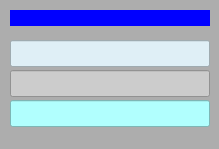
<?xml version="1.0" encoding="UTF-8"?>
<ui version="4.0">
 <class>Form</class>
 <widget class="QWidget" name="Form">
  <property name="geometry">
   <rect>
    <x>0</x>
    <y>0</y>
    <width>219</width>
    <height>149</height>
   </rect>
  </property>
  <property name="windowTitle">
   <string>Form</string>
  </property>
  <property name="styleSheet">
   <string notr="true">background-color: rgb(173, 173, 173);</string>
  </property>
  <widget class="PyDMLabel" name="PyDMLabel">
   <property name="geometry">
    <rect>
     <x>10</x>
     <y>10</y>
     <width>200</width>
     <height>16</height>
    </rect>
   </property>
   <property name="toolTip">
    <string/>
   </property>
   <property name="whatsThis">
    <string/>
   </property>
   <property name="styleSheet">
    <string notr="true">background-color: rgb(0, 0, 255);
color: rgb(255, 255, 255);</string>
   </property>
   <property name="alignment">
    <set>Qt::AlignCenter</set>
   </property>
   <property name="channel" stdset="0">
    <string>ca://${P}${M}.NAME</string>
   </property>
  </widget>
  <widget class="PyDMLineEdit" name="PyDMLineEdit">
   <property name="geometry">
    <rect>
     <x>10</x>
     <y>40</y>
     <width>200</width>
     <height>27</height>
    </rect>
   </property>
   <property name="toolTip">
    <string/>
   </property>
   <property name="whatsThis">
    <string/>
   </property>
   <property name="styleSheet">
    <string notr="true">background-color: rgb(223, 239, 246);</string>
   </property>
   <property name="alignment">
    <set>Qt::AlignCenter</set>
   </property>
   <property name="channel" stdset="0">
    <string>ca://${P}${M}.DESC</string>
   </property>
  </widget>
  <widget class="PyDMLineEdit" name="PyDMLineEdit_2">
   <property name="geometry">
    <rect>
     <x>10</x>
     <y>70</y>
     <width>200</width>
     <height>27</height>
    </rect>
   </property>
   <property name="toolTip">
    <string/>
   </property>
   <property name="whatsThis">
    <string/>
   </property>
   <property name="styleSheet">
    <string notr="true">background-color: rgb(204, 204, 204);</string>
   </property>
   <property name="alignment">
    <set>Qt::AlignCenter</set>
   </property>
   <property name="readOnly">
    <bool>true</bool>
   </property>
   <property name="showUnits" stdset="0">
    <bool>true</bool>
   </property>
   <property name="channel" stdset="0">
    <string>ca://${P}${M}.RBV</string>
   </property>
   <property name="displayFormat" stdset="0">
    <enum>PyDMLineEdit::Decimal</enum>
   </property>
  </widget>
  <widget class="PyDMLineEdit" name="PyDMLineEdit_3">
   <property name="geometry">
    <rect>
     <x>10</x>
     <y>100</y>
     <width>200</width>
     <height>27</height>
    </rect>
   </property>
   <property name="toolTip">
    <string/>
   </property>
   <property name="whatsThis">
    <string/>
   </property>
   <property name="styleSheet">
    <string notr="true">background-color: rgb(177, 255, 254);</string>
   </property>
   <property name="alignment">
    <set>Qt::AlignCenter</set>
   </property>
   <property name="channel" stdset="0">
    <string>ca://${P}${M}.VAL</string>
   </property>
   <property name="displayFormat" stdset="0">
    <enum>PyDMLineEdit::Decimal</enum>
   </property>
  </widget>
 </widget>
 <customwidgets>
  <customwidget>
   <class>PyDMLabel</class>
   <extends>QLabel</extends>
   <header>pydm.widgets.label</header>
  </customwidget>
  <customwidget>
   <class>PyDMLineEdit</class>
   <extends>QLineEdit</extends>
   <header>pydm.widgets.line_edit</header>
  </customwidget>
 </customwidgets>
 <resources/>
 <connections/>
</ui>
